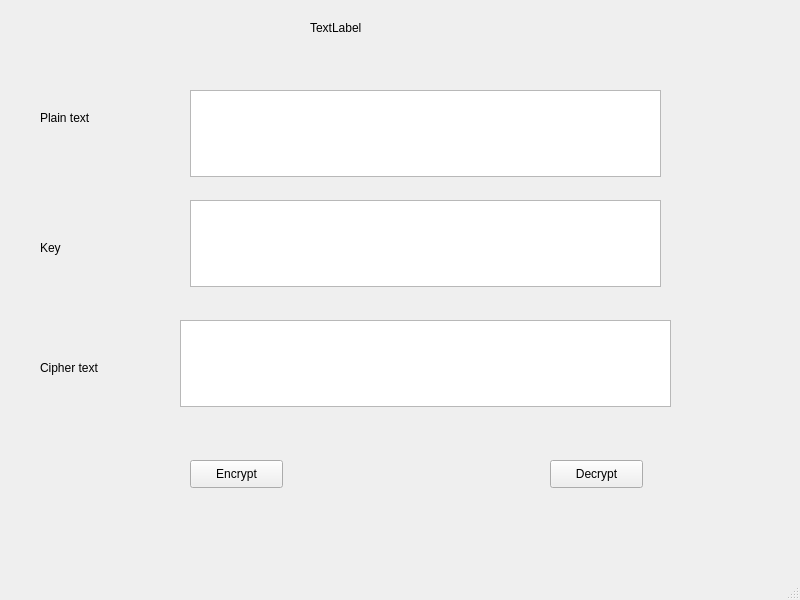
<?xml version="1.0" encoding="UTF-8"?>
<ui version="4.0">
 <class>MainWindow</class>
 <widget class="QMainWindow" name="MainWindow">
  <property name="geometry">
   <rect>
    <x>0</x>
    <y>0</y>
    <width>800</width>
    <height>600</height>
   </rect>
  </property>
  <property name="windowTitle">
   <string>MainWindow</string>
  </property>
  <widget class="QWidget" name="centralwidget">
   <widget class="QPushButton" name="btn_encrypt">
    <property name="geometry">
     <rect>
      <x>190</x>
      <y>460</y>
      <width>93</width>
      <height>28</height>
     </rect>
    </property>
    <property name="text">
     <string>Encrypt</string>
    </property>
   </widget>
   <widget class="QPushButton" name="btn_decrypt">
    <property name="geometry">
     <rect>
      <x>550</x>
      <y>460</y>
      <width>93</width>
      <height>28</height>
     </rect>
    </property>
    <property name="text">
     <string>Decrypt</string>
    </property>
   </widget>
   <widget class="QLabel" name="label">
    <property name="geometry">
     <rect>
      <x>310</x>
      <y>20</y>
      <width>55</width>
      <height>16</height>
     </rect>
    </property>
    <property name="text">
     <string>TextLabel</string>
    </property>
   </widget>
   <widget class="QLabel" name="label_2">
    <property name="geometry">
     <rect>
      <x>40</x>
      <y>110</y>
      <width>55</width>
      <height>16</height>
     </rect>
    </property>
    <property name="text">
     <string>Plain text</string>
    </property>
   </widget>
   <widget class="QLabel" name="label_3">
    <property name="geometry">
     <rect>
      <x>40</x>
      <y>360</y>
      <width>91</width>
      <height>16</height>
     </rect>
    </property>
    <property name="text">
     <string>Cipher text</string>
    </property>
   </widget>
   <widget class="QLabel" name="label_4">
    <property name="geometry">
     <rect>
      <x>40</x>
      <y>240</y>
      <width>55</width>
      <height>16</height>
     </rect>
    </property>
    <property name="text">
     <string>Key</string>
    </property>
   </widget>
   <widget class="QPlainTextEdit" name="txt_plaintext">
    <property name="geometry">
     <rect>
      <x>190</x>
      <y>90</y>
      <width>471</width>
      <height>87</height>
     </rect>
    </property>
   </widget>
   <widget class="QPlainTextEdit" name="txt_key">
    <property name="geometry">
     <rect>
      <x>190</x>
      <y>200</y>
      <width>471</width>
      <height>87</height>
     </rect>
    </property>
   </widget>
   <widget class="QPlainTextEdit" name="txt_ciphertext">
    <property name="geometry">
     <rect>
      <x>180</x>
      <y>320</y>
      <width>491</width>
      <height>87</height>
     </rect>
    </property>
   </widget>
  </widget>
  <widget class="QMenuBar" name="menubar">
   <property name="geometry">
    <rect>
     <x>0</x>
     <y>0</y>
     <width>800</width>
     <height>26</height>
    </rect>
   </property>
  </widget>
  <widget class="QStatusBar" name="statusbar"/>
 </widget>
 <resources/>
 <connections/>
</ui>
